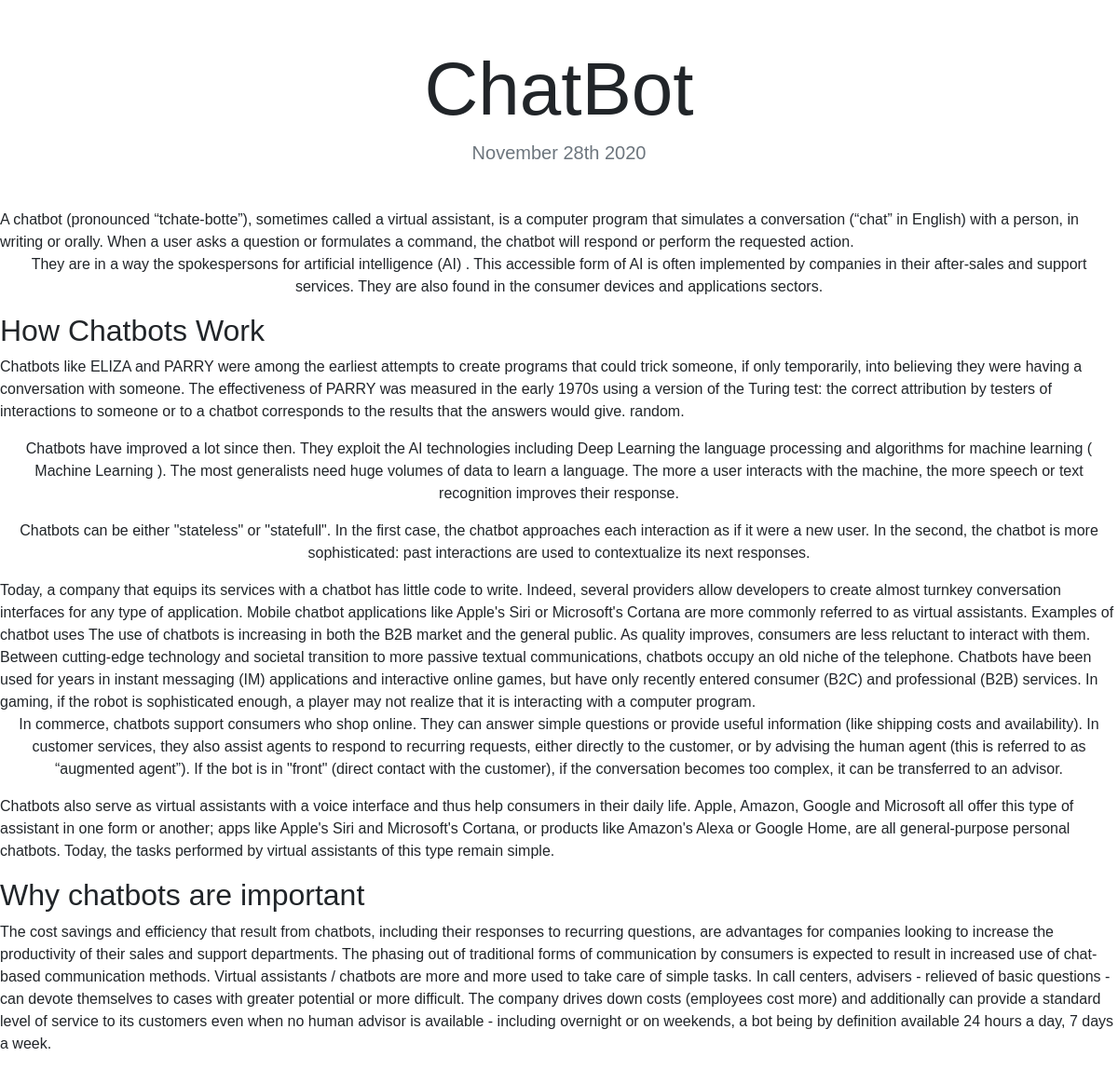
The app's page /blog/2/ with its own data.
### blog/models.py (models this page shows)
class Blog(models.Model):
    title = models.CharField(max_length=100)
    description = models.TextField()
    date = models.DateField()

### blog/views.py (the view)
# urls.py: path('<int:blog_id>/', views.detail, name='detail'),
def detail(request, blog_id):
    blog = get_object_or_404(Blog, pk=blog_id)
    return render(request, 'blog/detail.html', {'blog':blog })

### blog/templates/blog/detail.html
{% extends "portfolio/base.html" %}
{% load static %}
{% block content %}
<h1 class="text-center mt-5" id="blogdetailtitle">{{ blog.title }}</h1>
<h5 class="text-center text-muted mb-5">{{ blog.date|date:'F jS Y' }}</h5>
{{ blog.description|safe }}
{% endblock %}

### portfolio/static/portfolio/custom.css (style rules this page uses)
body { font-family: 'Montserrat', sans-serif; }
@media (min-width: 992px) { #blogdetailtitle { font-size: 5rem; } }
p { text-align: center; }

### records on screen
Blog: title "ChatBot", date "November 28th 2020", description "A chatbot (pronounced “tchate-botte”), sometimes called a virtual assistant, is a computer program that simulates a conversation (“chat” in English) with a person, in writing or orally. When a user asks a question or formulates a command, the chatbot will respond or perform the requested action. They are in a way the spokespersons for artificial intelligence (AI) . This accessible form of AI is often implemented by companies in their after-sales and support services. They are also found in the consumer devices and applications sectors. How Chatbots Work Chatbots like ELIZA and PARRY were among the earliest attempts to create programs that could trick someone, if only temporarily, into…"
